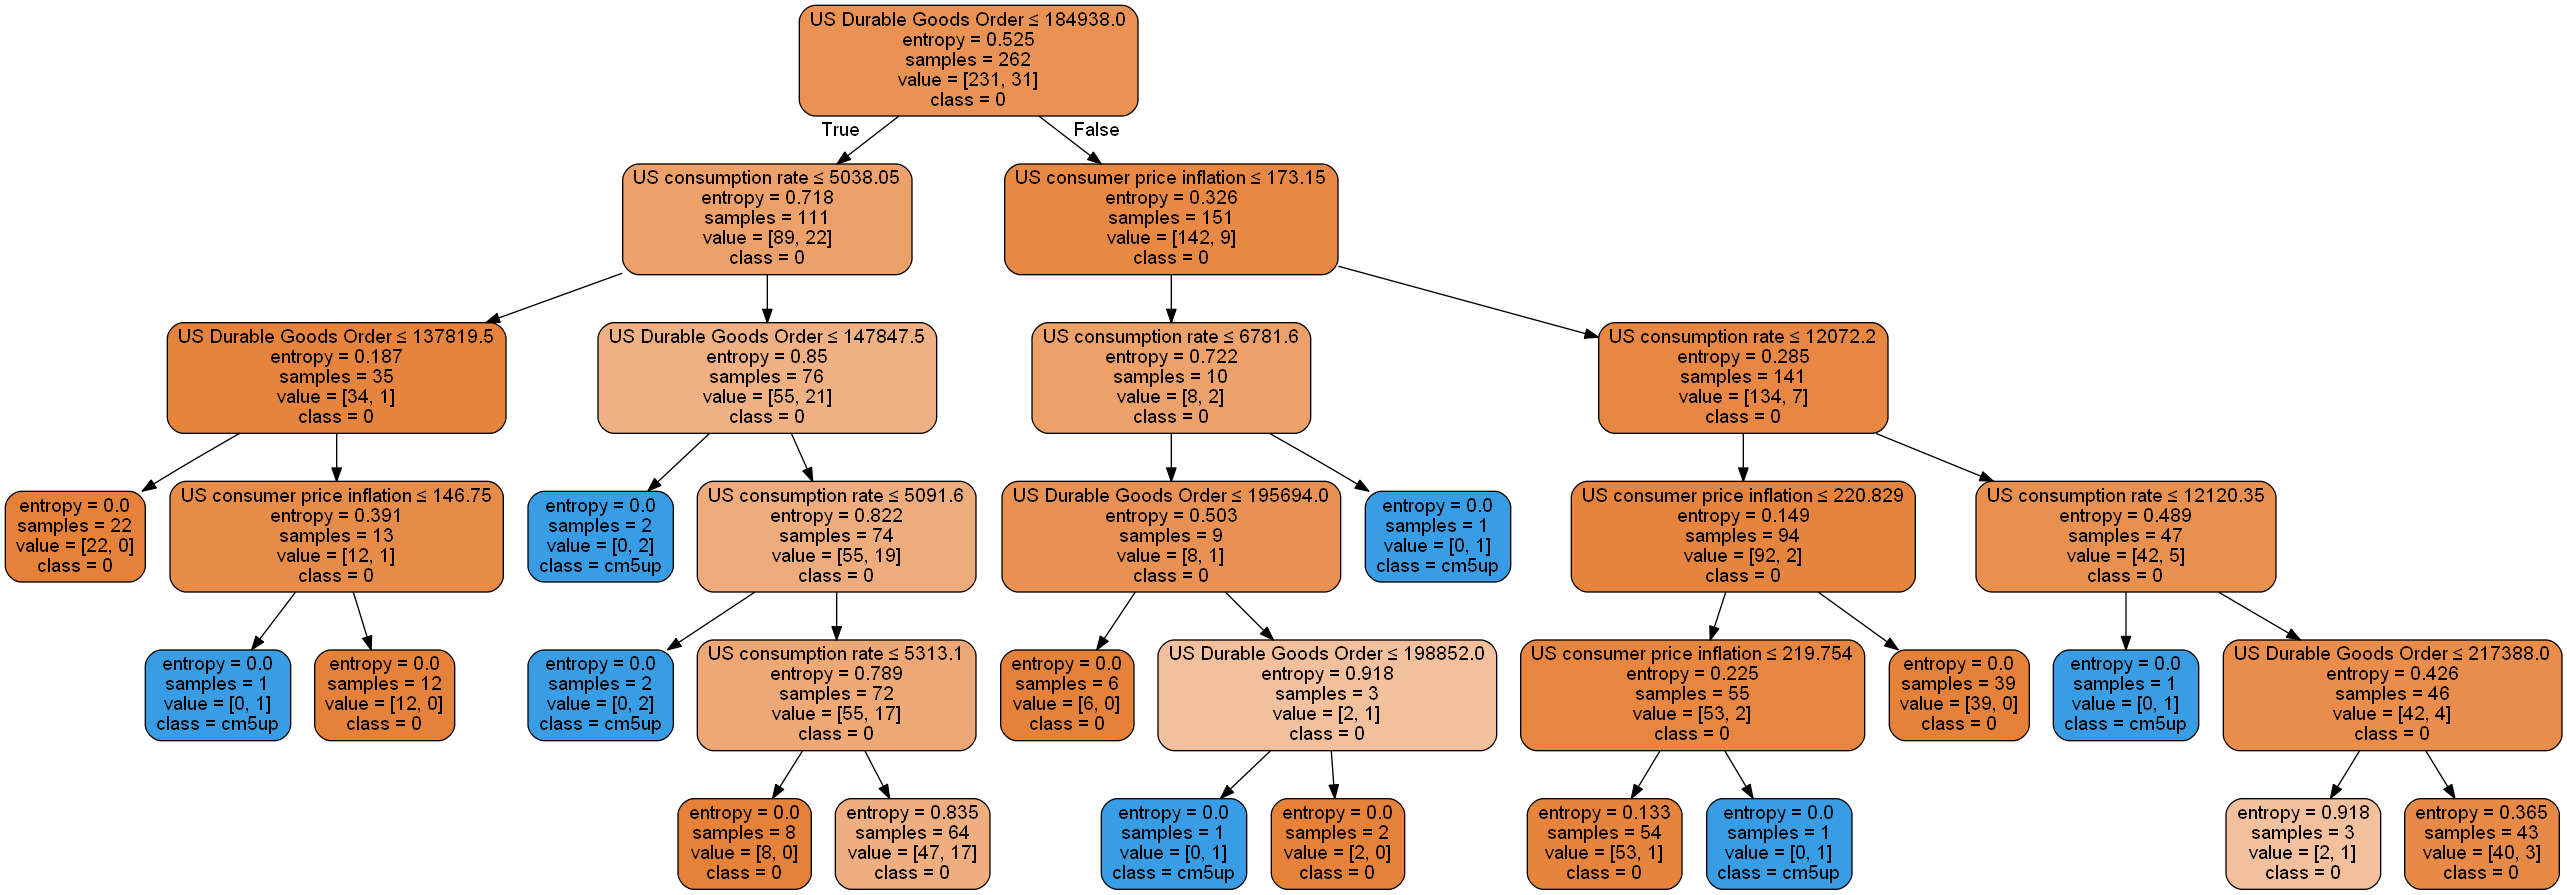

Reproduce this figure in Python.
from sklearn.model_selection import train_test_split
from sklearn.preprocessing import StandardScaler
from sklearn import tree
from sklearn.metrics import accuracy_score
from sklearn.tree import export_graphviz
from sklearn import datasets
import pydotplus
from linear_algebra import dot
import random, math
from sklearn.linear_model import LinearRegression
from sklearn.linear_model import LogisticRegression
import pandas as pd
import numpy as np
from sklearn import metrics
import statsmodels.api as sm
import glob
import os
os.environ["PATH"] += os.pathsep + 'C:/Program Files (x86)/Graphviz2.38/bin/'

def logistic(x):
    if x < 0:
        return 1 - 1 / (1 + math.exp(x))
    else:
        return 1 / (1 + math.exp(-x))

if __name__ == '__main__':

    path = r'C:\Users\kwaneung\Documents\GitHub\FinTec\decision_trees\종속변수\1차 지표'
    allFiles = glob.glob(path + '/*.csv')
    frame = pd.DataFrame()
    list_ = []
    cnt = 0

    for file_ in allFiles:
        print("read " + file_)
        df = pd.read_csv(file_, encoding='CP949')
        if cnt == 0:
            frame = df
            cnt = cnt + 1
        else:
            frame = pd.merge(frame, df, on='DATE')

    dow = pd.read_csv('Dow-Monthly.csv', encoding='CP949')

    frame = pd.merge(frame, dow, on='DATE')
    frame = frame.dropna()
    frame = frame.set_index('DATE')
    # frame = frame.sort_values('DATE')

    feature = ["미국 내구재 주문", "미국 소비자 물가 상승률", "미국 소비율"]
    feature_cols = ["US Durable Goods Order", "US consumer price inflation", "US consumption rate"]
    Dependent = 'cm5up'
    dfx = frame[feature]
    dfy = frame[[Dependent]]
    # print(dfx.shape)
    # print(dfy.shape)

    random.seed(0)
    X_train, X_test, y_train, y_test = train_test_split(frame[feature], frame[Dependent], test_size=0.2)
    y_test.to_csv('y_test.csv', encoding='CP949')

    # sc = StandardScaler()
    # sc.fit(X_train)
    # X_test = frame[feature].iloc[292:, :]
    # X_train = frame[feature].iloc[:292, :]
    # y_train = frame[Dependent].iloc[:292]
    # y_test = frame[Dependent].iloc[292:]

    sc = StandardScaler()
    sc.fit(X_train)

    X_train_std = sc.transform(X_train)
    X_test_std = sc.transform(X_test)

    tree = tree.DecisionTreeClassifier(criterion='entropy', max_depth=5, random_state=0)
    tree.fit(X_train, y_train)
    y_pred = tree.predict(X_test_std)
    print('총 테스트 개수 : %d, 오류 개수 : %d' % (len(y_test), (y_test != y_pred).sum()))
    print('정확도 : %f' % accuracy_score(y_test, y_pred))

    iris = datasets.load_iris()
    dot_data = export_graphviz(tree, out_file=None, feature_names=feature_cols, class_names=['0', Dependent], filled=True, rounded=True, special_characters=True)
    graph = pydotplus.graph_from_dot_data(dot_data)
    # Image(graph.create_png())
    # (graph,) = pydot.graph_from_dot_file('DT.dot', encoding='utf8')
    graph.write_png('decision_trees.png')

    print()
    X_train = X_train.values
    y_train = y_train.values
    X_test = X_test.values
    y_test = y_test.values
    print()

    random.seed(0)

    myreg = LinearRegression(False).fit(X_train, y_train)

    true_positives = false_positives = true_negatives = false_negatives = 0
    p_list = []
    dff = pd.DataFrame()
    i = 0

    # for x_i, y_i in zip(X_test, y_test):
    #     predict = logistic(dot(myreg.coef_, x_i))
    #     p_list.append(1 if predict >= 0.5 else 0)
    #
    #     if y_i == 1 and predict >= 0.6:  # TP: paid and we predict paid
    #         true_positives += 1
    #         dff.loc[i, 'TP'] = 1
    #     elif y_i == 1:  # FN: paid and we predict unpaid
    #         false_negatives += 1
    #         dff.loc[i, 'FN'] = 1
    #     elif predict >= 0.6:  # FP: unpaid and we predict paid
    #         false_positives += 1
    #         dff.loc[i, 'FP'] = 1
    #     else:  # TN: unpaid and we predict unpaid
    #         true_negatives += 1
    #         dff.loc[i, 'TN'] = 1
    #
    #     i = i + 1
    #
    # dff.to_csv('pred.csv', encoding='CP949')
    # print("true_positives : " + str(true_positives))  # 실제 True인 정답을 True라고 예측 (정답)
    # print("false_negatives : " + str(false_negatives))  # 실제 True인 정답을 False라고 예측 (오답)
    # print("false_positives : " + str(false_positives))  # 실제 False인 정답을 True라고 예측 (오답)
    # print("true_negatives : " + str(true_negatives))  # 실제 False인 정답을 False라고 예측 (정답)
    #
    # precision = true_positives / (true_positives + false_positives)
    # recall = true_positives / (true_positives + false_negatives)
    #
    # print("precision", precision)  # 정밀도. True라고 분류한 것 중에서 실제 True인 것의 비율
    # print("recall", recall)  # 재현율. 실제 True인 것 중에서 모델이 True라고 예측한 것의 비율

    log_reg = LogisticRegression()
    log_reg.fit(X_train, y_train)

    x2 = sm.add_constant(dfx)
    model = sm.OLS(dfy, x2)
    result = model.fit()
    print(result.summary())

    y_pred = log_reg.predict(X_test)
    print(y_pred)
    print(y_test)

    print('정확도 :', metrics.accuracy_score(y_test, y_pred))

    for x_i, y_i in zip(y_pred, y_test):
        if y_i == 1 and x_i == 1:  # TP: paid and we predict paid
            true_positives += 1
            dff.loc[i, 'TP'] = 1
        elif y_i == 1:  # FN: paid and we predict unpaid
            false_negatives += 1
            dff.loc[i, 'FN'] = 1
        elif x_i >= 0.6:  # FP: unpaid and we predict paid
            false_positives += 1
            dff.loc[i, 'FP'] = 1
        else:  # TN: unpaid and we predict unpaid
            true_negatives += 1
            dff.loc[i, 'TN'] = 1
        i = i + 1

    dff.to_csv("SKL.csv", encoding="cp949")
